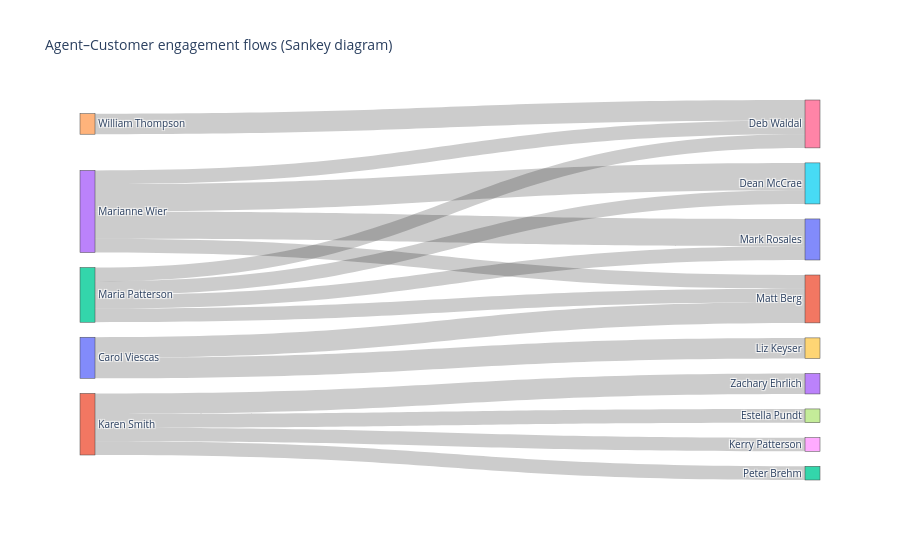

Notebook code cell kept with this figure:
### Code cell
# ===== 图：Agent–Customer Sankey diagram =====
# 需要 plotly：如果没有，请先 pip install plotly
try:
    import plotly.graph_objects as go
except ImportError:
    print("本段代码需要 plotly 库，请先运行：pip install plotly")
else:
    # 1. Agent – Customer – Engagement 关联
    ac = eng.merge(
        agent[['AgentID', 'AgtFirstName', 'AgtLastName']],
        on='AgentID', how='left'
    ).merge(
        cust[['CustomerID', 'CustFirstName', 'CustLastName']],
        on='CustomerID', how='left'
    )

    ac['AgentName'] = ac['AgtFirstName'].fillna('') + ' ' + ac['AgtLastName'].fillna('')
    ac['CustomerName'] = ac['CustFirstName'].fillna('') + ' ' + ac['CustLastName'].fillna('')

    # 2. 按 agent-client 聚合：多少个 engagements
    flows = (
        ac.groupby(['AgentName', 'CustomerName'])['EngagementNumber']
          .count()
          .reset_index(name='num_engagements')
    )

    # 3. 选 top N agents（按总 engagements）
    agent_tot = (
        flows.groupby('AgentName')['num_engagements']
             .sum()
             .reset_index(name='tot_eng')
             .sort_values('tot_eng', ascending=False)
    )
    TOP_AGENTS = 5
    top_agent_names = agent_tot.head(TOP_AGENTS)['AgentName'].tolist()

    flows_top = flows[flows['AgentName'].isin(top_agent_names)].copy()

    # 4. 只保留最粗的若干条连线，避免太乱
    flows_top = flows_top.sort_values('num_engagements', ascending=False)
    TOP_LINKS = 15
    flows_top = flows_top.head(TOP_LINKS)

    # 5. 构建节点列表（先 agent，再 customer）
    agent_nodes = sorted(flows_top['AgentName'].unique().tolist())
    cust_nodes = sorted(flows_top['CustomerName'].unique().tolist())

    labels = agent_nodes + cust_nodes

    # 构建 label -> index 映射
    label_to_idx = {lab: i for i, lab in enumerate(labels)}

    # 6. 构建 Sankey 的 source / target / value
    sources = []
    targets = []
    values = []

    for row in flows_top.itertuples():
        a = row.AgentName
        c = row.CustomerName
        v = row.num_engagements
        sources.append(label_to_idx[a])
        targets.append(label_to_idx[c])
        values.append(v)

    # 7. 画 Sankey 图
    fig = go.Figure(data=[go.Sankey(
        node=dict(
            pad=15,
            thickness=15,
            label=labels
        ),
        link=dict(
            source=sources,
            target=targets,
            value=values
        )
    )])

    fig.update_layout(
        title_text="Agent–Customer engagement flows (Sankey diagram)",
        font_size=10
    )

    fig.show()

### Figure 1 — Plotly figure (JSON) as saved in the notebook; plotly's stock layout.template omitted (floating-point values rounded to 4 significant figures)
{"data": [{"link": {"source": [3, 3, 0, 0, 1, 4, 1, 1, 2, 2, 3, 2, 2, 1, 3], "target": [10, 5, 9, 11, 13, 6, 8, 7, 11, 10, 11, 6, 5, 12, 6], "value": [4, 4, 3, 3, 3, 3, 2, 2, 2, 2, 2, 2, 2, 2, 2]}, "node": {"label": ["Carol Viescas", "Karen Smith", "Maria Patterson", "Marianne Wier", "William Thompson", "Dean McCrae", "Deb Waldal", "Estella Pundt", "Kerry Patterson", "Liz Keyser", "Mark Rosales", "Matt Berg", "Peter Brehm", "Zachary Ehrlich"], "pad": 15, "thickness": 15}, "type": "sankey"}], "layout": {"font": {"size": 10}, "title": {"text": "Agent–Customer engagement flows (Sankey diagram)"}}}
